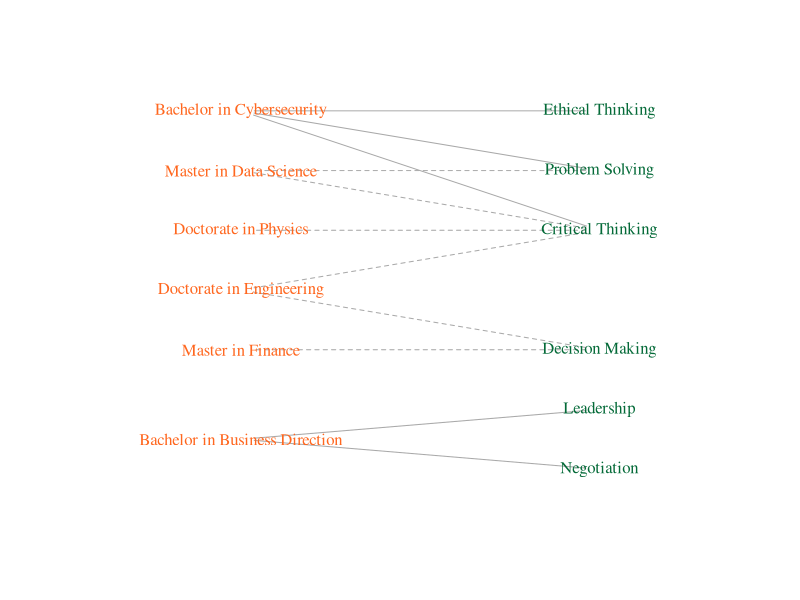

Source code (R):
library(igraph)
library(readr)
# Your data
data <- read_csv("HypotheticalData.csv")

# Create a bipartite graph
bn <- graph_from_data_frame(data, directed = FALSE)

bipartite.mapping(bn)
V(bn)$type <- bipartite_mapping(bn)$type
V(bn)$color <- ifelse(V(bn)$type, "#FF671F", "#046A38")
V(bn)$shape == "none" 
V(bn)$labelcolor <- ifelse(V(bn)$type, "#FF671F", "#046A38")

# Set edge attributes
E(bn)$linetype <- ifelse(E(bn)$ProgramType == "Undergraduate", 1, 2)  # 1 for solid, 2 for dashed


layout <- layout_as_bipartite(bn)
rotated_layout <- cbind(layout[, 2], -layout[, 1])  # Swap x and y coordinates and negate y
plot(bn, vertex.label = V(bn)$name, layout = rotated_layout, main = "",
     vertex.label.color = V(bn)$labelcolor, edge.lty = E(bn)$linetype, vertex.shape = "none")
